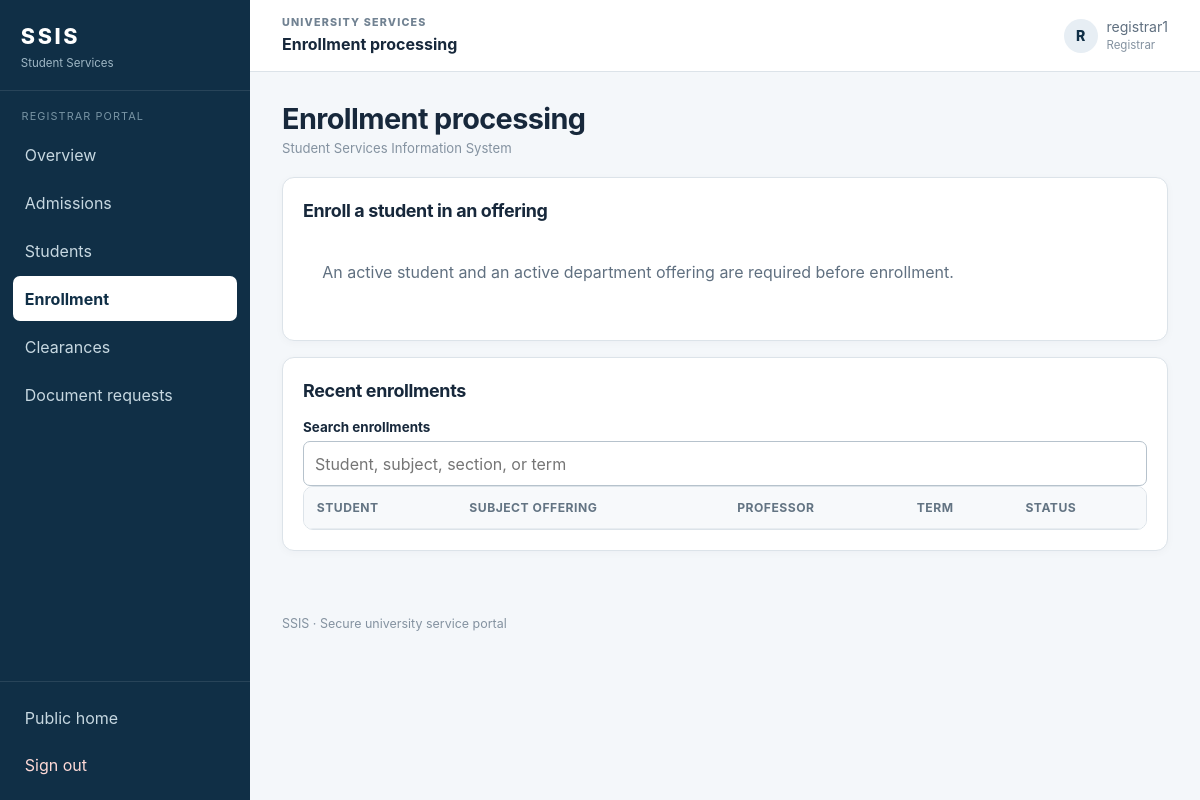
The app's page /registrar/enrollments.php (signed in), older data.
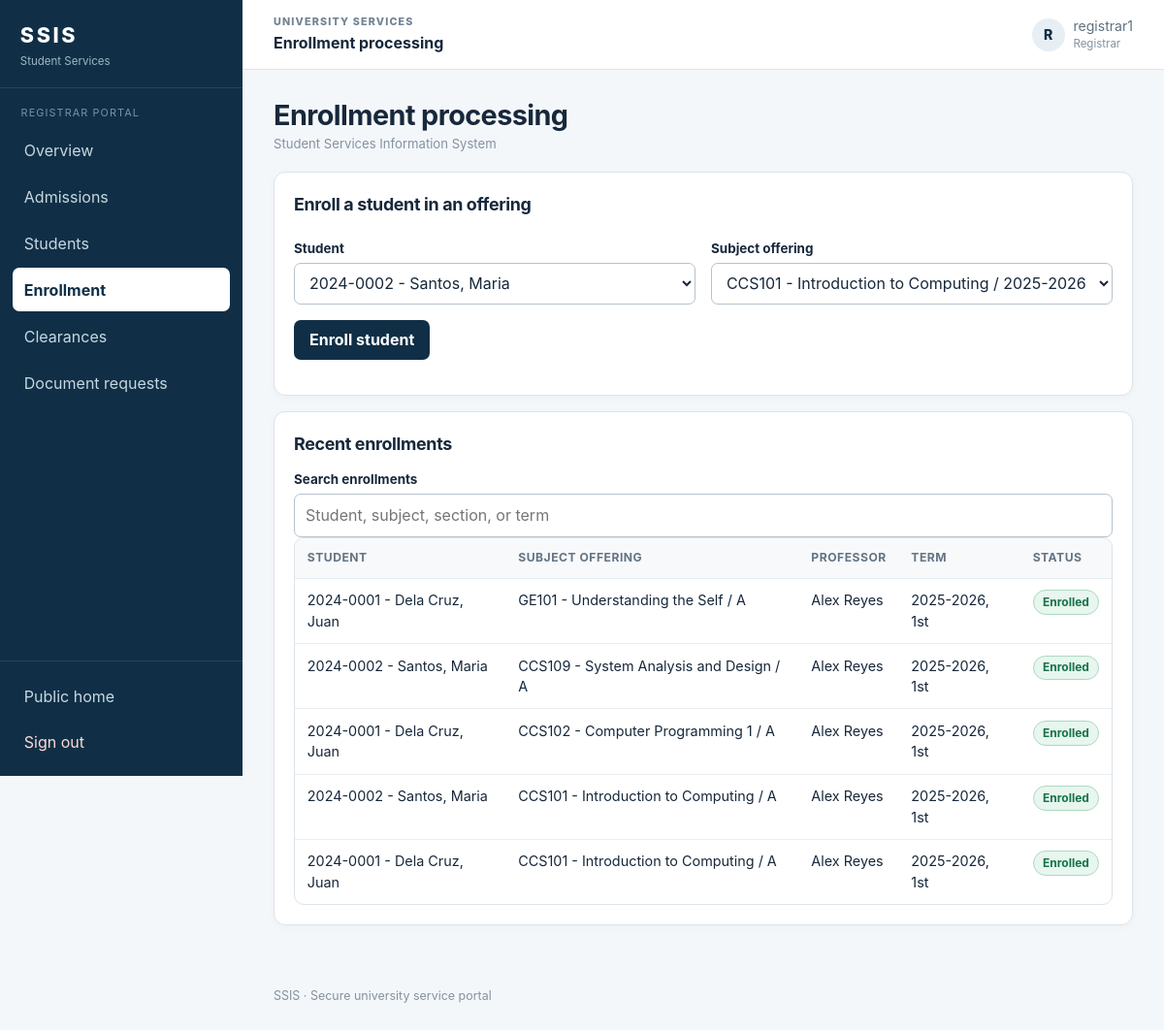
The same page, newer data.
### tables this page shows
CREATE TABLE users (
  id               INT UNSIGNED NOT NULL AUTO_INCREMENT,
  username         VARCHAR(50)  NOT NULL,
  email            VARCHAR(120) NOT NULL,
  password_hash    VARCHAR(255) NOT NULL,
  role             ENUM('admin','registrar','cashier','department','professor','student') NOT NULL,
  department_id    INT UNSIGNED NULL COMMENT 'Set for department and professor roles',
  status           ENUM('active','disabled') NOT NULL DEFAULT 'active',
  failed_attempts  TINYINT UNSIGNED NOT NULL DEFAULT 0,
  locked_until     DATETIME NULL,
  last_login_at    DATETIME NULL,
  created_at       TIMESTAMP NOT NULL DEFAULT CURRENT_TIMESTAMP,
  updated_at       TIMESTAMP NOT NULL DEFAULT CURRENT_TIMESTAMP ON UPDATE CURRENT_TIMESTAMP,
  PRIMARY KEY (id),
  UNIQUE KEY uq_users_username (username),
  UNIQUE KEY uq_users_email (email),
  KEY idx_users_role (role),
  CONSTRAINT fk_users_department FOREIGN KEY (department_id)
    REFERENCES departments(id) ON DELETE SET NULL ON UPDATE CASCADE
);

CREATE TABLE enrollments (
  id                  INT UNSIGNED NOT NULL AUTO_INCREMENT,
  student_id          INT UNSIGNED NOT NULL,
  subject_offering_id INT UNSIGNED NOT NULL,
  status              ENUM('pending','enrolled','dropped') NOT NULL DEFAULT 'enrolled',
  enrolled_at         TIMESTAMP NOT NULL DEFAULT CURRENT_TIMESTAMP,
  updated_at          TIMESTAMP NOT NULL DEFAULT CURRENT_TIMESTAMP ON UPDATE CURRENT_TIMESTAMP,
  PRIMARY KEY (id),
  UNIQUE KEY uq_enrollment_student_offering (student_id, subject_offering_id),
  KEY idx_enrollment_offering_status (subject_offering_id, status),
  CONSTRAINT fk_enrollment_student FOREIGN KEY (student_id)
    REFERENCES students(id) ON DELETE CASCADE ON UPDATE CASCADE,
  CONSTRAINT fk_enrollment_offering FOREIGN KEY (subject_offering_id)
    REFERENCES subject_offerings(id) ON DELETE RESTRICT ON UPDATE CASCADE
);

CREATE TABLE students (
  id                INT UNSIGNED NOT NULL AUTO_INCREMENT,
  user_id           INT UNSIGNED NOT NULL,
  student_no        VARCHAR(20)  NOT NULL,
  first_name        VARCHAR(60)  NOT NULL,
  last_name         VARCHAR(60)  NOT NULL,
  program           VARCHAR(100) NOT NULL,
  year_level        TINYINT UNSIGNED NOT NULL DEFAULT 1,
  department_id     INT UNSIGNED NOT NULL,
  enrollment_status ENUM('pending','active','archived')
                    NOT NULL DEFAULT 'pending',
  queue_number      INT UNSIGNED NULL COMMENT 'Legacy field retained for backward compatibility; not used by SSIS',
  contact_no        VARCHAR(20)  NULL,
  registered_by     INT UNSIGNED NULL,
  created_at        TIMESTAMP NOT NULL DEFAULT CURRENT_TIMESTAMP,
  updated_at        TIMESTAMP NOT NULL DEFAULT CURRENT_TIMESTAMP ON UPDATE CURRENT_TIMESTAMP,
  PRIMARY KEY (id),
  UNIQUE KEY uq_students_user (user_id),
  UNIQUE KEY uq_students_no (student_no),
  KEY idx_students_name (last_name, first_name),
  KEY idx_students_enrollment (enrollment_status),
  CONSTRAINT fk_students_user FOREIGN KEY (user_id)
    REFERENCES users(id) ON DELETE CASCADE ON UPDATE CASCADE,
  CONSTRAINT fk_students_department FOREIGN KEY (department_id)
    REFERENCES departments(id) ON DELETE RESTRICT ON UPDATE CASCADE,
  CONSTRAINT fk_students_registered_by FOREIGN KEY (registered_by)
    REFERENCES users(id) ON DELETE SET NULL ON UPDATE CASCADE
);

CREATE TABLE subjects (
  id             INT UNSIGNED NOT NULL AUTO_INCREMENT,
  code           VARCHAR(15)  NOT NULL,
  title          VARCHAR(120) NOT NULL,
  units          TINYINT UNSIGNED NOT NULL DEFAULT 3,
  department_id  INT UNSIGNED NOT NULL,
  is_active      TINYINT(1) NOT NULL DEFAULT 1,
  PRIMARY KEY (id),
  UNIQUE KEY uq_subjects_code (code),
  CONSTRAINT fk_subjects_department FOREIGN KEY (department_id)
    REFERENCES departments(id) ON DELETE RESTRICT ON UPDATE CASCADE
);

CREATE TABLE subject_offerings (
  id                 INT UNSIGNED NOT NULL AUTO_INCREMENT,
  subject_id         INT UNSIGNED NOT NULL,
  professor_id       INT UNSIGNED NOT NULL,
  academic_year      CHAR(9) NOT NULL COMMENT 'e.g. 2025-2026',
  semester           ENUM('1st','2nd','summer') NOT NULL,
  section            VARCHAR(30) NOT NULL,
  schedule           VARCHAR(120) NULL,
  is_active          TINYINT(1) NOT NULL DEFAULT 1,
  created_at         TIMESTAMP NOT NULL DEFAULT CURRENT_TIMESTAMP,
  updated_at         TIMESTAMP NOT NULL DEFAULT CURRENT_TIMESTAMP ON UPDATE CURRENT_TIMESTAMP,
  PRIMARY KEY (id),
  UNIQUE KEY uq_offering_subject_term_section (subject_id, academic_year, semester, section),
  KEY idx_offering_professor_term (professor_id, academic_year, semester),
  CONSTRAINT fk_offering_subject FOREIGN KEY (subject_id)
    REFERENCES subjects(id) ON DELETE RESTRICT ON UPDATE CASCADE,
  CONSTRAINT fk_offering_professor FOREIGN KEY (professor_id)
    REFERENCES professors(id) ON DELETE RESTRICT ON UPDATE CASCADE
);

### auth/auth_check.php (called while the page is built, shortened)
<?php
require_once __DIR__ . '/../config/database.php';
function e(?string $value): string
{
    return htmlspecialchars((string)$value, ENT_QUOTES | ENT_SUBSTITUTE, 'UTF-8');
}
function url(string $path): string
{
    return APP_BASE . $path;
}
function auth_user(): ?array
{
    $now = time();
    $fingerprint = hash('sha256', $_SERVER['HTTP_USER_AGENT'] ?? '');
    $st = db()->prepare(
        'SELECT id, username, email, role, department_id, status FROM users WHERE id = ? LIMIT 1'
    );
    $st->execute([(int)$_SESSION['uid']]);
    $row = $st->fetch();
    $cache = $row;
    return $cache;
}
function require_login(): array
{
    $user = auth_user();
    return $user;
}
function require_role(string|array $roles): array
{
    $user = require_login();
    return $user;
}

### config/database.php (called while the page is built, shortened)
<?php
function db(): PDO
{
    static $pdo = null;
    if ($pdo instanceof PDO) {
        return $pdo;
    }
    $host    = getenv('SSIS_DB_HOST') ?: '127.0.0.1';
    $port    = getenv('SSIS_DB_PORT') ?: '3306';
    $name    = getenv('SSIS_DB_NAME') ?: 'ssis_db';
    $user    = getenv('SSIS_DB_USER') ?: 'root';
    $pass    = getenv('SSIS_DB_PASS') !== false ? getenv('SSIS_DB_PASS') : '';
    $dsn = "mysql:host={$host};port={$port};dbname={$name};charset=utf8mb4";
    try {
        $pdo = new PDO($dsn, $user, $pass, [
            PDO::ATTR_ERRMODE            => PDO::ERRMODE_EXCEPTION,
            PDO::ATTR_DEFAULT_FETCH_MODE => PDO::FETCH_ASSOC,
            PDO::ATTR_EMULATE_PREPARES   => false,
            PDO::ATTR_STRINGIFY_FETCHES  => false,
        ]);
    } catch (PDOException $e) {
        error_log('[SSIS] DB connection failed: ' . $e->getMessage());
        http_response_code(503);
        exit('Service temporarily unavailable. Please try again later.');
    }
    return $pdo;
}

### registrar/enrollments.php (the view, shortened to what the rows shown need)
<?php
require_once __DIR__ . '/../auth/auth_check.php';
require_once __DIR__ . '/../includes/layout.php';
$user = require_role('registrar');
$pdo = db();
$rows = $pdo->query(
    "SELECT e.status, e.enrolled_at, s.student_no, s.first_name, s.last_name,
            sub.code, sub.title, o.academic_year, o.semester, o.section,
            CONCAT(p.first_name, ' ', p.last_name) AS professor
       FROM enrollments e
       JOIN students s ON s.id = e.student_id
       JOIN subject_offerings o ON o.id = e.subject_offering_id
       JOIN subjects sub ON sub.id = o.subject_id
       JOIN professors p ON p.id = o.professor_id
      ORDER BY e.enrolled_at DESC LIMIT 200"
)->fetchAll();
render_header($user, 'Enrollment processing');
?>
<div class="card"><h2>Enroll a student in an offering</h2>
</div>
<div class="card"><h2>Recent enrollments</h2>
  <div class="tablewrap"><table id="registrar-enrollments"><thead><tr><th>Student</th><th>Subject offering</th><th>Professor</th><th>Term</th><th>Status</th></tr></thead><tbody>
  <?php foreach ($rows as $r): ?><tr>
    <td><?= e($r['student_no'] . ' - ' . $r['last_name'] . ', ' . $r['first_name']) ?></td>
    <td><?= e($r['code'] . ' - ' . $r['title'] . ' / ' . $r['section']) ?></td><td><?= e($r['professor']) ?></td>
    <td><?= e($r['academic_year'] . ', ' . $r['semester']) ?></td><td><?= badge($r['status']) ?></td>
  </tr><?php endforeach; ?>
  </tbody></table></div>
</div>
<?php render_footer();

### includes/layout.php (shortened to what the rows shown need)
<?php
require_once __DIR__ . '/helpers.php';
function render_header(array $user, string $title): void
{
    $self = $_SERVER['SCRIPT_NAME'] ?? '';
    $role = $user['role'];
    echo '<!DOCTYPE html><html lang="en"><head><meta charset="utf-8">'
       . '<meta name="viewport" content="width=device-width, initial-scale=1">'
       . '<title>' . e($title) . ' - SSIS</title>'
       . '<link rel="stylesheet" href="' . e(url('/assets/css/style.css')) . '">'
       . '<script src="' . e(url('/assets/js/app.js')) . '" defer></script></head><body>';
    echo '<div class="app-shell"><aside class="sidebar">'
       . '<a class="side-brand" href="' . e(url(ROLE_HOME[$role])) . '"><span>SSIS</span><small>Student Services</small></a>'
       . '<div class="side-section"><small>' . e(label($role)) . ' portal</small><nav aria-label="Main">';
    foreach (NAV[$role] as $text => $path) {
        $cur = str_ends_with($self, $path) ? ' aria-current="page"' : '';
        echo '<a href="' . e(url($path)) . '"' . $cur . '>' . e($text) . '</a>';
    }
    echo '</nav></div><div class="side-bottom">'
       . '<a href="' . e(url('/')) . '">Public home</a>'
       . '<form method="post" action="' . e(url('/auth/logout.php')) . '">' . csrf_field()
       . '<button class="side-signout" type="submit">Sign out</button></form></div></aside>'
       . '<div class="app-main"><header class="app-top"><div><span class="top-kicker">UNIVERSITY SERVICES</span><strong>' . e($title) . '</strong></div>'
       . '<div class="who"><span class="user-avatar">' . e(strtoupper(substr($user['username'],0,1))) . '</span>'
       . '<span>' . e($user['username']) . '<small>' . e(label($role)) . '</small></span></div></header><main class="page">';
    echo '<div class="page-heading"><div><h1>' . e($title) . '</h1><p class="breadcrumb">Student Services Information System</p></div></div>';
}
function render_footer(): void
{
    echo '</main><footer class="app-footer">SSIS · Secure university service portal</footer></div></div></body></html>';
}

### includes/helpers.php (shortened to what the rows shown need)
<?php
function label(string $v): string { return ucfirst(str_replace('_', ' ', $v)); }
function badge(string $status): string
{
    $good = ['paid', 'enrolled', 'passed', 'released', 'ready', 'active'];
    $warn = ['pending', 'partial', 'awaiting_payment', 'processing', 'incomplete'];
    $cls  = in_array($status, $good, true) ? 'good' : (in_array($status, $warn, true) ? 'warn' : 'bad');
    return '<span class="badge ' . $cls . '">' . e(label($status)) . '</span>';
}

Row changes from the older to the newer data that the page shows:
added enrollments: student.first_name "2024-0001 - Dela Cruz, Juan", subjects.code+title "GE101 - Understanding the Self / A", professor "Alex Reyes", subject_offering.semester "2025-2026, 1st", status "Enrolled"
added enrollments: student.first_name "2024-0002 - Santos, Maria", subjects.code+title "CCS109 - System Analysis and Design / A", professor "Alex Reyes", subject_offering.semester "2025-2026, 1st", status "Enrolled"
added enrollments: student.first_name "2024-0001 - Dela Cruz, Juan", subjects.code+title "CCS102 - Computer Programming 1 / A", professor "Alex Reyes", subject_offering.semester "2025-2026, 1st", status "Enrolled"
added enrollments: student.first_name "2024-0002 - Santos, Maria", subjects.code+title "CCS101 - Introduction to Computing / A", professor "Alex Reyes", subject_offering.semester "2025-2026, 1st", status "Enrolled"
added enrollments: student.first_name "2024-0001 - Dela Cruz, Juan", subjects.code+title "CCS101 - Introduction to Computing / A", professor "Alex Reyes", subject_offering.semester "2025-2026, 1st", status "Enrolled"
Text that changed along with them:
form field student_id: (not shown) → "2024-0002 - Santos, Maria"
form field subject_offering_id: (not shown) → "CCS101 - Introduction to Computing / 2025-2026 1st / A / Alex Reyes"
text no longer shown: "An active student and an active department offering are required before enrollment."
text now shown: "Student Subject offering Enroll student"
